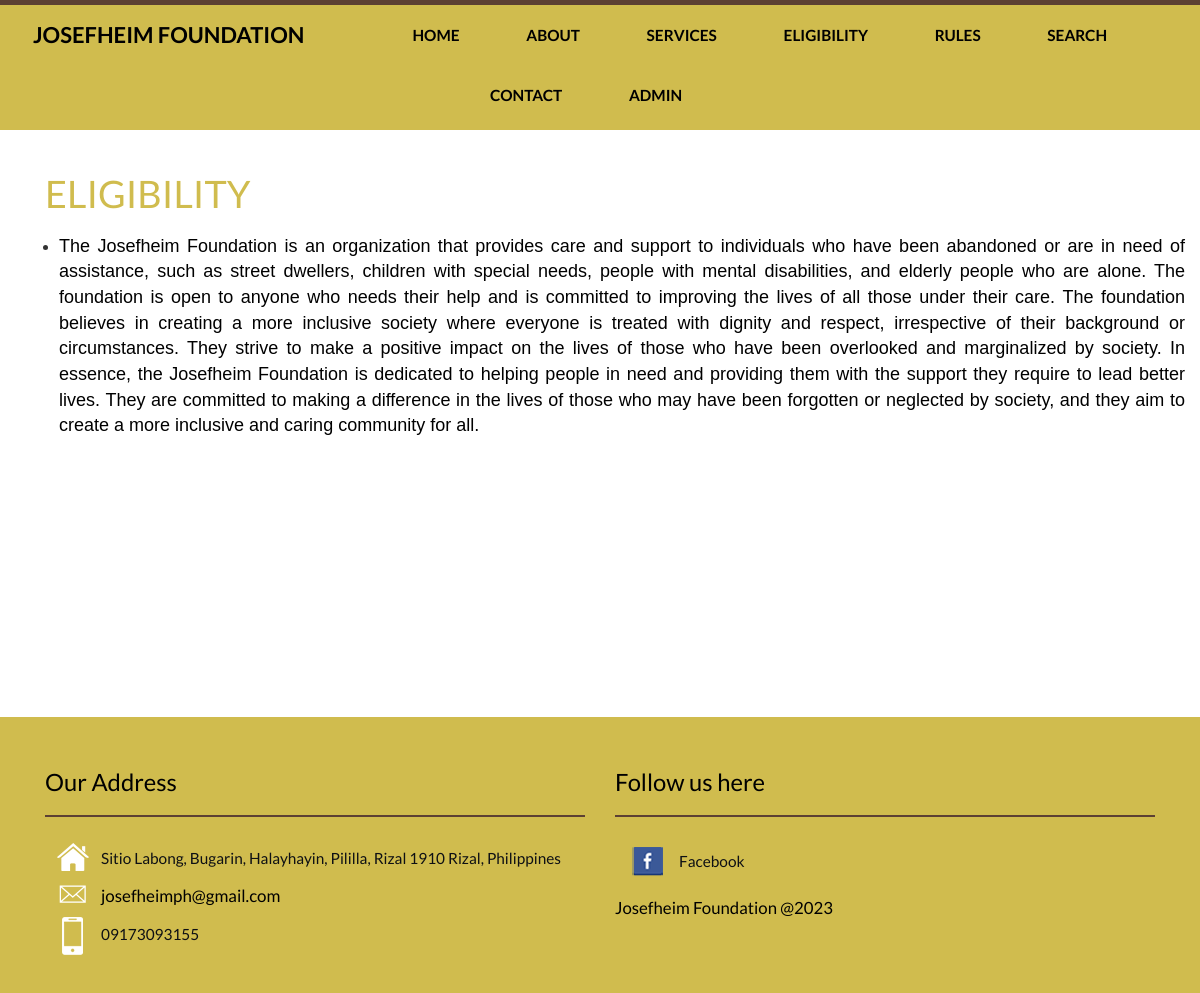
The app's page /eligibility.php with its own data.
### tables this page shows
CREATE TABLE `tblpage` (
  `ID` int(10) NOT NULL,
  `PageType` varchar(200) DEFAULT NULL,
  `PageTitle` mediumtext DEFAULT NULL,
  `PageDescription` mediumtext DEFAULT NULL,
  `Email` varchar(200) DEFAULT NULL,
  `MobileNumber` varchar(15) DEFAULT NULL,
  `UpdationDate` date DEFAULT NULL,
  `Timing` varchar(200) NOT NULL
);

### eligibility.php (the view, shortened to what this page needs)
<?php
include('includes/config.php');
  ?>
<!DOCTYPE HTML>
<html>
<head>
<link href="css/bootstrap.css" rel='stylesheet' type='text/css' />
<link href="css/style.css" rel='stylesheet' type='text/css' />
<link rel="stylesheet" type="text/css" href="css/component.css" />
</head>
<body>
<?php include_once('includes/header.php');?>
	 <div class="gallery-section">
		 	<div class="container">
		 			<div class="letest-section">
	 			<div class="container">
	 				<?php
$ret=mysqli_query($con,"select * from tblpage where PageType='eligibility' ");
while ($row=mysqli_fetch_array($ret)) {
?>
	 				<h3><?php  echo $row['PageTitle'];?></h3>
	 				<p><?php  echo $row['PageDescription'];?></p><?php } ?>
					<br><br><br><br><br><br><br><br><br><br><br><br>
    </div>
 </div>
			</div>
		</div>
	<?php include_once('includes/footer.php');?>
</body>
</html>

### includes/footer.php (shortened to what this page needs)
<div class= "footer">
         <div class="container">
            <div class="col-md-6 footer-grid footer-grid1">
                    <div class="Office Address">
                        <h4>Our Address</h4>
                       <ul class="bottom-icons">
                        <?php
$ret=mysqli_query($con,"select * from tblpage where PageType='contactus' ");
while ($row=mysqli_fetch_array($ret)) {
?>
                            <li><a class="home" href="#"><span> </span></a><?php  echo $row['PageDescription'];?></li>
                            <li><a class="mail" href="mailto:info@example.com"><span> </span><?php  echo $row['Email'];?></a></li>
                            <li><a class="mbl" href="#"><span> </span></a><?php  echo $row['MobileNumber'];?></li>
                            <div class="clearfix"> </div><?php } ?>
                        </ul>
                     </div>
                </div>
                <div class="col-md-6 footer-grid footer-grid3">
                    <div class=" Follow us here">
                    <h4> Follow us here</h4>
                        <ul class="bottom-icons two">
                            <li><a class="fbook" href="https://web.facebook.com/josefheimfoundation/?_rdc=1&_rdr"><span> </span></a>Facebook</li>
                        </ul>
                    </div>
                    <div class="copy-center">
                            <p>Josefheim Foundation @2023</p>
                        </div>
                    </div>
                    <div class="clearfix"> </div>
                </div>
            </div>

### css/style.css (style rules this page uses)
body { background: #fff; font-family: 'Lato', sans-serif; }
.letest-section { padding:2em 0 2em 0; }
.letest-section h3 { color: #d0bc4e; font-size: 2.5em; margin: 0em 1em 1.5em 0.7em; font-family: 'Lato', sans-serif; font-weight: 400; text-transform: uppercase; }
.service-section h3,.works h3,.gallery-section h3 { margin: 0 0 0.5em; font-size: 2.7em; color: #d0bc4e; text-transform: uppercase; text-align: left; }
.gallery-section h3 { padding-top: 0.4em; }
.footer { background: #d0bc4e; padding: 2em 0; }
.footer p { color: #000000; font-size:1.2em; text-decoration: none; font-weight:400; margin: 0; line-height: 1.9em; }
.footer-grid h4 { color: #000000; font-size: 1.7em; text-decoration: none; font-weight: 400; margin: 1em 0; border-bottom: 2px solid #5c4033; padding: 0px 0 20px 0; }
ul.bottom-icons,ul.bottom-icons.two { padding: 0; color: #0e1014; }
ul.bottom-icons li,ul.bottom-icons.two li { display: block; margin-left:0px; list-style: none; color: #0e1014; }
ul.bottom-icons.two li a span { width:32px; height:32px; display: inline-block; background: url('../images/footer.png') no-repeat; vertical-align: middle; -webkit-transition: all 0.3s ease; -moz-transition: all 0.3s ease; -o-transition: all 0.3s ease; transition: all 0.3s ease; margin: 0 16px; }
ul.bottom-icons li a span { width:32px; height:38px; display: inline-block; background: url('../images/icons.png') no-repeat; vertical-align: middle; -webkit-transition: all 0.3s ease; -moz-transition: all 0.3s ease; -o-transition: all 0.3s ease; transition: all 0.3s ease; margin: 0 12px; color: #0e1014; }
ul.bottom-icons li a.home span { background-position: 0px -119px; }
ul.bottom-icons li a.mail span { background-position: 0px -179px; }
ul.bottom-icons li a.mbl span { background-position: 0px -219px; }
ul.bottom-icons.two li a.fbook span { background-position: -0px -0px; }
.bottom-icons li a,.bottom-icons.two li a,.bottom-icons li,.bottom-icons.two li { font-weight: 400; font-size: 1.1em; text-decoration: none; color: #000000; transition: 0.5s all; -webkit-transition: 0.5s all; -moz-transition: 0.5s all; -o-transition: 0.5s all; }
.bottom-icons.two li a { line-height: 2.4em; }

### css/component.css (style rules this page uses)
.gallery-section { position: relative; }

### records on screen
tblpage: PageTitle "ELIGIBILITY", PageDescription "The Josefheim Foundation is an organization that provides care and support to individuals who have been abandoned or are in need of assistance, such as street dwellers, children with special needs, people with mental disabilities, and elderly people who are alone. The foundation is open to anyone who needs their help and is committed to improving the lives of all those under their care. The foundation believes in creating a more inclusive society where everyone is treated with dignity and respect, irrespective of their background or circumstances. They strive to make a positive impact on the lives of those who have been overlooked and marginalized by society. In essence, the Josefheim…"
tblpage: PageDescription "Sitio Labong, Bugarin, Halayhayin, Pililla, Rizal 1910 Rizal, Philippines", Email "josefheimph@gmail.com", MobileNumber "09173093155"
